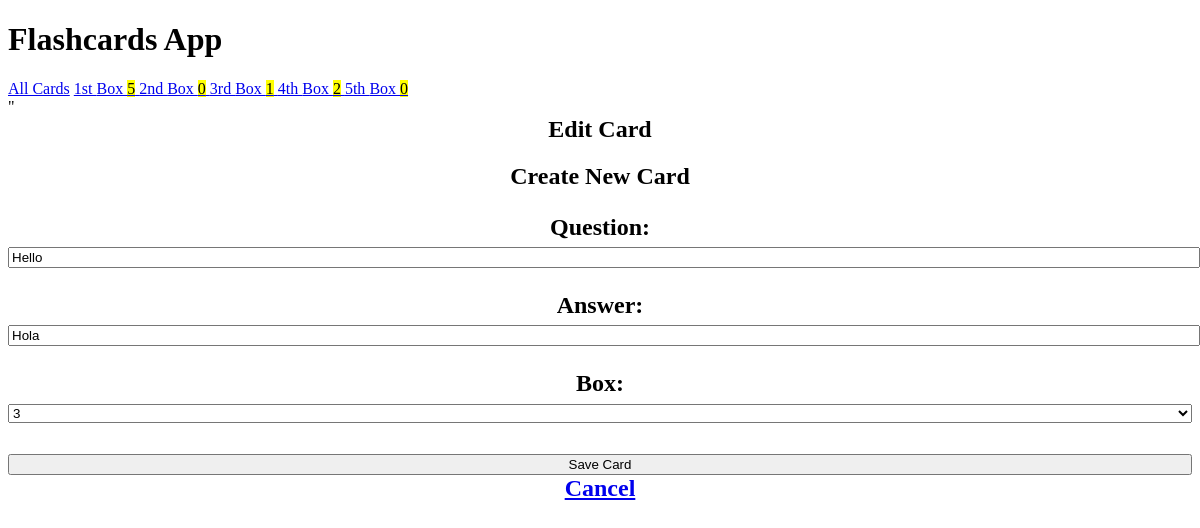
Screenshot of /edit/1 with the database file from the repository.
### cards/models.py (models this page shows, shortened)
class Card(models.Model):
    question = models.CharField(max_length=100)
    answer = models.CharField(max_length=100)
    box = models.IntegerField(
        choices=zip(BOXES, BOXES),
        default=BOXES[0]
    )
    date_created = models.DateTimeField(auto_now_add=True)

### cards/views.py (the view)
class CardUpdateView(UpdateView):
    model = Card
    template_name = "cards/card_form.html"
    fields = ["question", "answer", "box"]
    success_url = reverse_lazy("cards-list")

### cards/templatetags/cards_tags.py (called while the page is built)
@register.inclusion_tag("cards/box_link.html")
def boxes_as_links():
    boxes = []
    for box_num in BOXES:
        card_count = Card.objects.filter(box=box_num).count()
        boxes.append({
            "number": box_num,
            "card_count": card_count,
        })
    return {"boxes": boxes}

### cards/templates/cards/card_form.html (shortened to what this page needs)
{% extends "cards/base.html" %}
{%block content %}
    {%if card %}
    <h2> Edit Card</h2>
    {%else%}
        <h2> Create New Card</h2>
    {% endif %}
    <h2> Create New Card <h2>
    <form method="post">
        {{ form.as_p }}
        <input type="submit" value="Save Card">
    </form>
    <a href="{% url 'cards-list' %}">
        Cancel
    </a>
{% endblock %}

### cards/templates/cards/base.html (style rules this page uses)
:root { --accent: #6e48ad; --accent-bg: white; --bg: #fff; --text: #212121; --text-light: #585858; --border: #d8dae1; --code: #d81b60; --preformatted: #444; }
h2 { text-align: center; }
h2, h4 { margin-top: 0; }
input, select, textarea { width: 100%; }

### rows the page displays
Card: question "Hello", answer "Hola", box "3"

### other values shown
{{ box.number | ordinal }} "1st" "2nd" "3rd" "4th" "5th"
{{ box.card_count }} "5" "0" "1" "2" "0"
